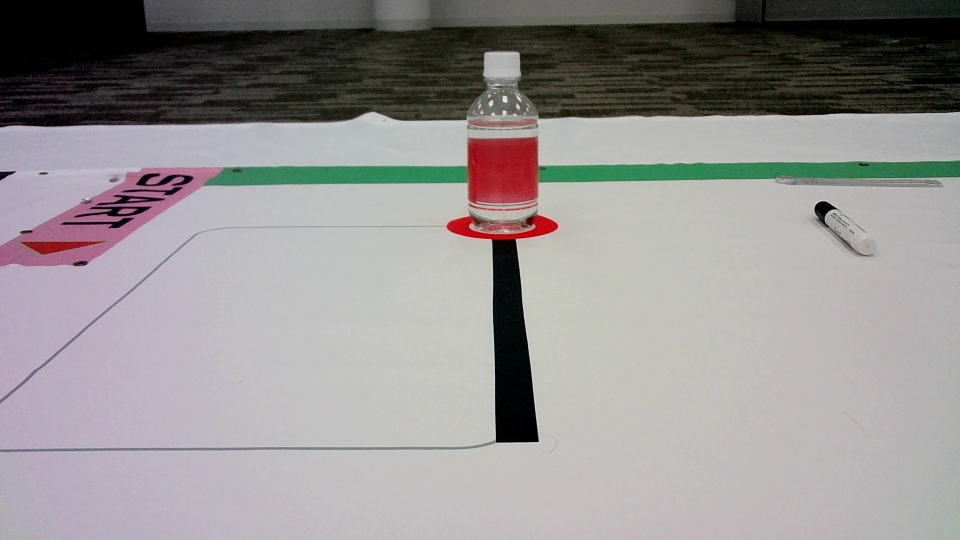
//> input picture sdk/workspace/testOpencv/sample.jpg, 1920 x 1080 px (shown at 1/2 size)
$ ./testLandingTarget   (built with g++ and OpenCV 4)
//> lines starting //> are read from the running program, lines starting //| are printed output that depends on the picture; after the words box and inside, x2 and y2 are one past the last pixel; in counts of white or black regions, pixels touching at a corner belong together
#include <opencv2/opencv.hpp>
#include <iostream>
#include <string>
#include <vector>
#include <cmath>
#include <filesystem>
#include <cstdio>
#include <algorithm>

static int clamp(int v, int lo, int hi){ return std::max(lo, std::min(hi, v)); }
static int toOdd(int k){ return (k <= 0) ? 0 : (2 * k + 1); }

struct DetectionResult {
    bool found{false};
    cv::Point2f centroid{0.0f, 0.0f};
    cv::RotatedRect ellipse;
    double contourArea{0.0};
    double ellipseArea{0.0};
    double purity{0.0};
};

static double ellipseAreaOf(const cv::RotatedRect& e) {
    double a = static_cast<double>(e.size.width) * 0.5;
    double b = static_cast<double>(e.size.height) * 0.5;
    return CV_PI * a * b;
}

static cv::Mat makeEllipseMask(const cv::Size& size, const cv::RotatedRect& e) {
    cv::Mat m = cv::Mat::zeros(size, CV_8UC1);
    cv::ellipse(m, e, cv::Scalar(255), cv::FILLED, cv::LINE_AA);
    return m;
}

static DetectionResult detectLargestBlueEllipse(const cv::Mat& bgr,
                                                int Hmin=95, int Hmax=140,
                                                int Smin=60, int Smax=255,
                                                int Vmin=40, int Vmax=255,
                                                int blurK=1, int openK=1, int closeK=1)
{
    DetectionResult best;

    // 前処理（ブラー）
    cv::Mat work = bgr.clone();
    int kBlur = toOdd(blurK);
    if (kBlur >= 3) cv::GaussianBlur(work, work, cv::Size(kBlur, kBlur), 0);

    // HSV マスク
    cv::Mat hsv; cv::cvtColor(work, hsv, cv::COLOR_BGR2HSV);
    cv::Mat mask;
    cv::inRange(hsv,
                cv::Scalar(clamp(Hmin,0,179), clamp(Smin,0,255), clamp(Vmin,0,255)),
                cv::Scalar(clamp(Hmax,0,179), clamp(Smax,0,255), clamp(Vmax,0,255)),
                mask);

    // モルフォロジー処理
    if (toOdd(openK) >= 3) {
        cv::Mat kernel = cv::getStructuringElement(cv::MORPH_ELLIPSE, cv::Size(toOdd(openK), toOdd(openK)));
        cv::morphologyEx(mask, mask, cv::MORPH_OPEN, kernel);
    }
    if (toOdd(closeK) >= 3) {
        cv::Mat kernel = cv::getStructuringElement(cv::MORPH_ELLIPSE, cv::Size(toOdd(closeK), toOdd(closeK)));
        cv::morphologyEx(mask, mask, cv::MORPH_CLOSE, kernel);
    }

    // 輪郭検出
    std::vector<std::vector<cv::Point>> contours;
    cv::findContours(mask, contours, cv::RETR_EXTERNAL, cv::CHAIN_APPROX_SIMPLE);

    double imgArea = static_cast<double>(bgr.cols) * bgr.rows;
    double minArea = std::max(30.0, imgArea * 0.00005); // 少し緩め
    double maxArea = imgArea * 0.5;

    double bestArea = 0.0;

    for (const auto& c : contours) {
        if (c.size() < 5) continue;

        double a = cv::contourArea(c);
        if (a < minArea || a > maxArea) continue;

        cv::RotatedRect e;
        try {
            e = cv::fitEllipse(c);
        } catch (...) {
            continue;
        }

        double ew = std::max<double>(1.0, e.size.width);
        double eh = std::max<double>(1.0, e.size.height);
        double axisRatio = std::min(ew, eh) / std::max(ew, eh);
        if (axisRatio < 0.3) continue;

        double eArea = ellipseAreaOf(e);
        if (eArea <= 0.0) continue;

        cv::Mat eMask = makeEllipseMask(mask.size(), e);
        cv::Mat inside;
        cv::bitwise_and(mask, eMask, inside);
        double ellipsePix = (double)cv::countNonZero(eMask);
        double bluePix    = (double)cv::countNonZero(inside);
        double purity     = (ellipsePix > 0.0) ? (bluePix / ellipsePix) : 0.0;

        if (purity < 0.05) continue;

        double fill = a / std::max(1.0, eArea);
        if (fill < 0.05 || fill > 5.0) continue;

        std::cout << "Contour area=" << a
                  << " axisRatio=" << axisRatio
                  << " purity=" << purity
                  << " fill=" << fill
                  << std::endl;

        if (a > bestArea) {
            bestArea = a;
            best.found = true;
            best.contourArea = a;
            best.ellipseArea = eArea;
            best.purity = purity;
            best.ellipse = e;
            best.centroid = e.center;
        }
    }

    return best;
}

static void drawResultPreview(const cv::Mat& src, const cv::Mat& mask, const DetectionResult& r, const std::string& outName) {
    cv::Mat maskColor;
    cv::applyColorMap(mask, maskColor, cv::COLORMAP_OCEAN);

    cv::Mat overlay = src.clone();
    if (r.found) {
        cv::ellipse(overlay, r.ellipse, cv::Scalar(0,255,0), 2, cv::LINE_AA);
        cv::drawMarker(overlay, r.centroid, cv::Scalar(0,0,255), cv::MARKER_CROSS, 18, 2, cv::LINE_AA);
        char buf[256];
        std::snprintf(buf, sizeof(buf), "centroid(%.1f,%.1f) purity=%.2f", r.centroid.x, r.centroid.y, r.purity);
        cv::putText(overlay, buf, r.centroid + cv::Point2f(8,-8), cv::FONT_HERSHEY_SIMPLEX, 0.6, cv::Scalar(50,220,50), 2, cv::LINE_AA);
    } else {
        cv::putText(overlay, "NO TARGET FOUND", cv::Point(20,40), cv::FONT_HERSHEY_SIMPLEX, 1.0, cv::Scalar(0,0,255), 2, cv::LINE_AA);
    }

    int H = src.rows;
    cv::Mat left = src.clone();
    cv::Mat maskAdj, overlayAdj;
    cv::resize(maskColor, maskAdj, cv::Size((int)std::round(mask.cols*(H/(double)mask.rows)), H));
    cv::resize(overlay, overlayAdj, cv::Size((int)std::round(overlay.cols*(H/(double)overlay.rows)), H));

    cv::Mat side;
    cv::hconcat(std::vector<cv::Mat>{left, maskAdj, overlayAdj}, side);
    cv::imwrite(outName, side);
}

int main(int argc, char** argv) {
    std::string filename = (argc > 1) ? argv[1] : "sample.jpg";

    cv::Mat src = cv::imread(filename);
//> src is the input picture: 1080 rows x 1920 cols, CV_8UC3; mean B, G, R 145.7, 146.1, 149.5
    if (src.empty()) {
        std::cerr << "画像を読み込めません: " << filename << std::endl;
        return 1;
    }

    int Hmin=95,Hmax=140,Smin=60,Smax=255,Vmin=40,Vmax=255;
    int blurK=1,openK=1,closeK=1;

    std::vector<int> vals;
    for (int i=2;i<argc;++i){ try{ vals.push_back(std::stoi(argv[i])); } catch(...){} }
    if (vals.size()>=6){ Hmin=vals[0]; Hmax=vals[1]; Smin=vals[2]; Smax=vals[3]; Vmin=vals[4]; Vmax=vals[5]; }
    if (vals.size()>=7) blurK=vals[6];
    if (vals.size()>=8) openK=vals[7];
    if (vals.size()>=9) closeK=vals[8];

    DetectionResult r = detectLargestBlueEllipse(src,Hmin,Hmax,Smin,Smax,Vmin,Vmax,blurK,openK,closeK);
//> in detectLargestBlueEllipse, `cv::cvtColor(work, hsv, cv::COLOR_BGR2HSV)`: hsv: 1080 rows x 1920 cols, CV_8UC3; mean H, S, V 74.3, 32.2, 153
//> in detectLargestBlueEllipse, `cv::inRange(hsv, cv::Scalar(clamp(Hmin,0,179), clamp(Smin,0,255), clam..`:
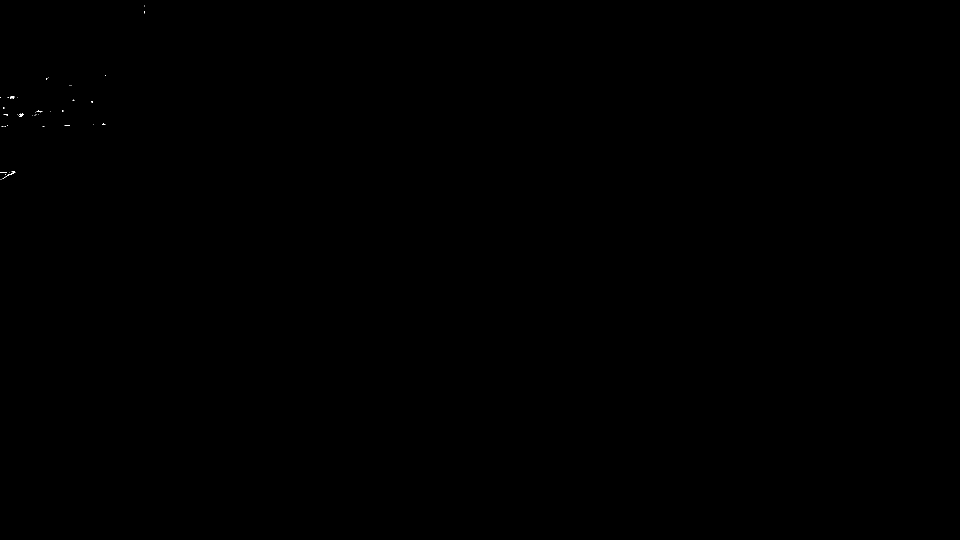
//> mask: 1080 rows x 1920 cols, CV_8UC1 (shown at 1/2 size); 0.01% white in thin lines or dots, all inside (x1, y1, x2, y2) = (0, 11, 290, 360)
//> in detectLargestBlueEllipse, `cv::morphologyEx(mask, mask, cv::MORPH_OPEN, kernel);`: mask: 1080 rows x 1920 cols, CV_8UC1; 0% white in thin lines or dots, all inside (x1, y1, x2, y2) = (6, 193, 186, 351)
//> in detectLargestBlueEllipse, `cv::findContours(mask, contours, cv::RETR_EXTERNAL, cv::CHAIN_APPROX_S..`: contours = 7 contours, 6 with area under 20; largest, box (x1, y1, x2, y2) and area: (39, 228, 47, 234) 20
//> the loop in detectLargestBlueEllipse, `for (const auto& c : contours)` made 7 passes
//> a on passes 2, 3, 4, 7: 12, 20.5, 4, 17
//> c on passes 1, 5: 4 Points (x, y): [17, 348], [16, 349], [17, 350], [18, 349], 4 Points (x, y): [7, 215], [6, 216], [7, 217], [8, 216]
//> after the loop in detectLargestBlueEllipse, `for (const auto& c : contours)`: bestArea = 0; best.found = false; best.contourArea = 0; best.ellipse = centre (0, 0), size (0, 0), angle 0; best.centroid = Point(0, 0)

    // mask を作り直す
    cv::Mat hsv; cv::cvtColor(src,hsv,cv::COLOR_BGR2HSV);
//> after `cv::cvtColor(src, hsv, cv::COLOR_BGR2HSV)`: hsv: 1080 rows x 1920 cols, CV_8UC3; mean H, S, V 74.6, 33.4, 153
    cv::Mat mask;
    cv::inRange(hsv, cv::Scalar(clamp(Hmin,0,179),clamp(Smin,0,255),clamp(Vmin,0,255)),
                     cv::Scalar(clamp(Hmax,0,179),clamp(Smax,0,255),clamp(Vmax,0,255)), mask);
//> mask: 1080 rows x 1920 cols, CV_8UC1; 0.01% white in thin lines or dots, all inside (x1, y1, x2, y2) = (0, 11, 415, 361)

    std::string outName = "out_landing_target_" + std::filesystem::path(filename).stem().string() + ".jpg";
    drawResultPreview(src, mask, r, outName);
//> in drawResultPreview, `cv::putText(overlay, "NO TARGET FOUND", cv::Point(20,40), cv::FONT_HER..`:
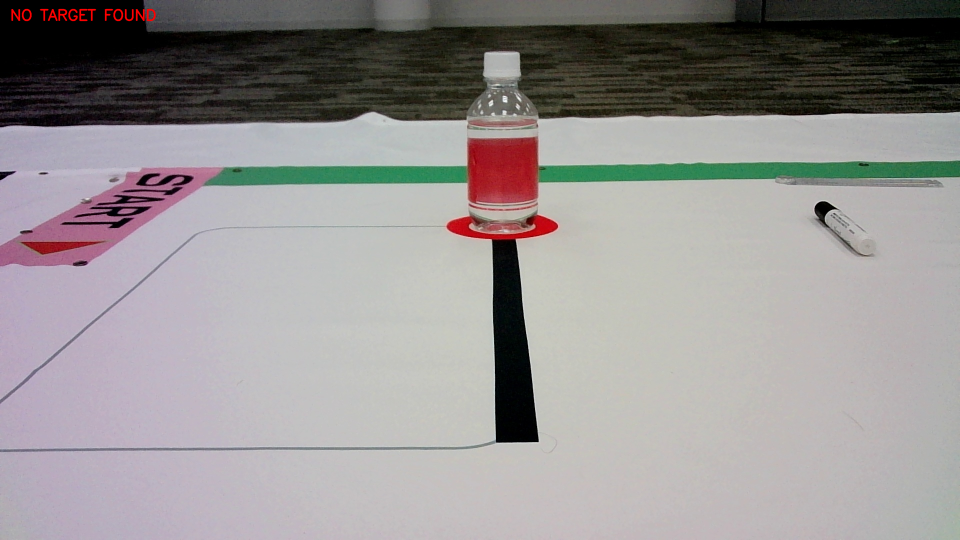
//> overlay: 1080 rows x 1920 cols, CV_8UC3 (shown at 1/2 size); 0.17% of pixels changed, all inside (x1, y1, x2, y2) = (22, 17, 312, 43)
//> in drawResultPreview, `cv::hconcat(std::vector<cv::Mat>{left, maskAdj, overlayAdj}, side);`:
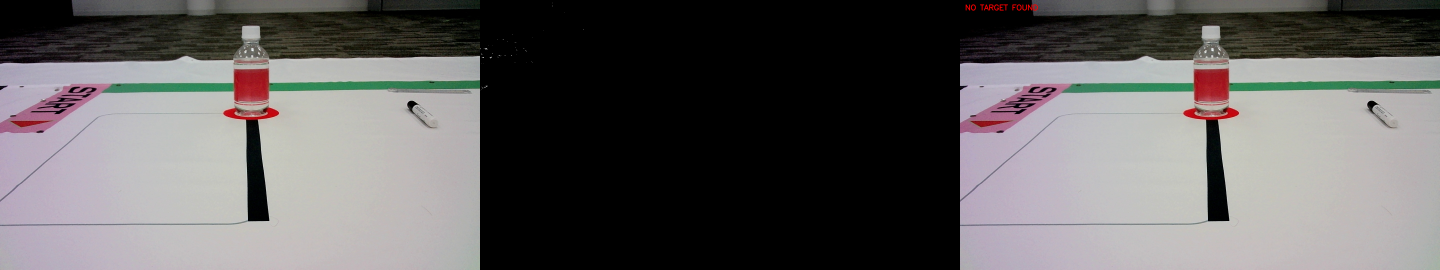
//> side: 1080 rows x 5760 cols, CV_8UC3 (shown at 1/4 size); mean B, G, R 97.1, 97.4, 99.7

    std::cout << "{"
              << "\"found\":" << (r.found?"true":"false")
              << ",\"centroid\":{\"x\":" << r.centroid.x << ",\"y\":" << r.centroid.y << "}"
              << ",\"purity\":" << r.purity
              << ",\"contour_area\":" << r.contourArea
              << ",\"ellipse_area\":" << r.ellipseArea
              << ",\"preview\":\"" << outName << "\""
              << "}" << std::endl;
//| {"found":false,"centroid":{"x":0,"y":0},"purity":0,"contour_area":0,"ellipse_area":0,"preview":"out_landing_target_sample.jpg"}

    return 0;
}
